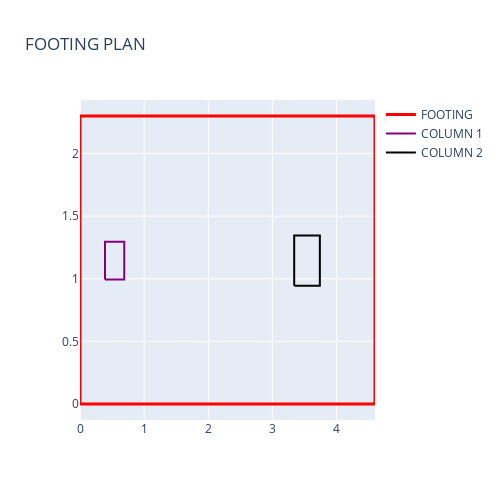

Source (notebook cell):
### Code cell
# show plots
comb_footing.plot_geometry()

### Figure 1 — Plotly figure (JSON) as saved in the notebook; plotly's stock layout.template omitted (floating-point values rounded to 4 significant figures)
{"data": [{"line": {"color": "red", "width": 3}, "mode": "lines", "name": "FOOTING", "type": "scatter", "x": [0, 4.6, 4.6, 0, 0], "y": [0, 0, 2.3, 2.3, 0]}, {"line": {"color": "purple", "width": 2}, "mode": "lines", "name": "COLUMN 1", "type": "scatter", "x": [0.39, 0.69, 0.69, 0.39, 0.39], "y": [0.995, 0.995, 1.295, 1.295, 0.995]}, {"line": {"color": "black", "width": 2}, "mode": "lines", "name": "COLUMN 2", "type": "scatter", "x": [3.34, 3.74, 3.74, 3.34, 3.34], "y": [0.945, 0.945, 1.345, 1.345, 0.945]}], "layout": {"height": 500, "showlegend": true, "title": {"text": "FOOTING PLAN"}, "width": 500}}
